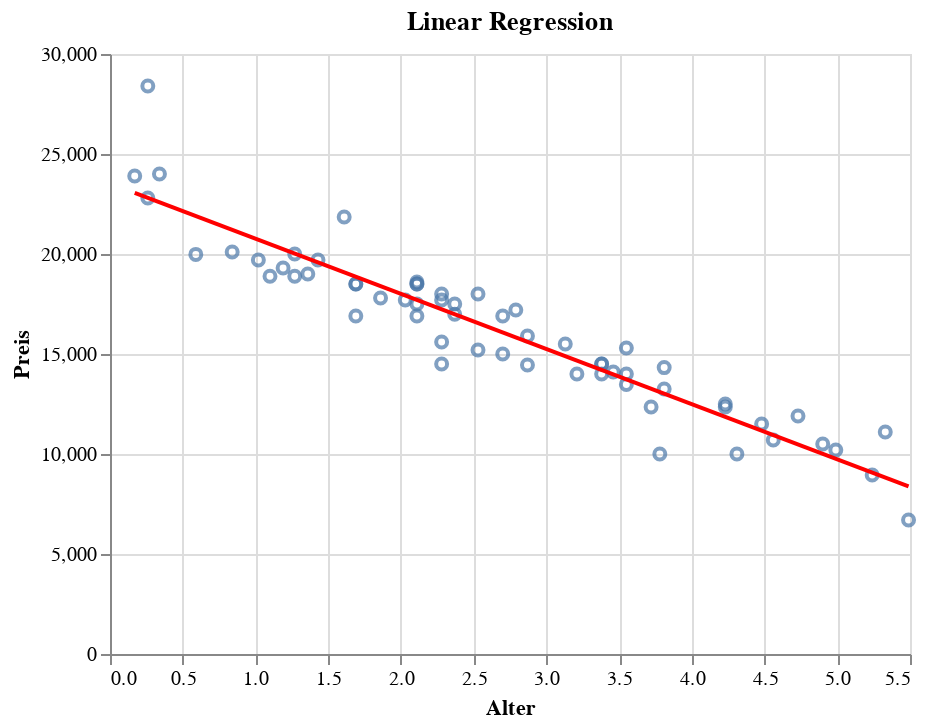

Notebook cell for this chart:
### Code cell
chart + chart.transform_regression('Alter', 'Preis',method="linear").mark_line(color="red")

### Figure 1 — Vega-Lite specification as saved in the notebook (floating-point values rounded to 4 significant figures)
{"config": {"view": {"continuousWidth": 400, "continuousHeight": 300}}, "layer": [{"mark": "point", "encoding": {"x": {"type": "quantitative", "field": "Alter"}, "y": {"type": "quantitative", "field": "Preis"}}, "title": "Linear Regression"}, {"mark": {"type": "line", "color": "red"}, "encoding": {"x": {"type": "quantitative", "field": "Alter"}, "y": {"type": "quantitative", "field": "Preis"}}, "title": "Linear Regression", "transform": [{"on": "Alter", "regression": "Preis", "method": "linear"}]}], "data": {"name": "data-39f9811772bb6e80e6bed2a18e547576"}, "$schema": "https://vega.github.io/schema/vega-lite/v4.0.2.json", "datasets": {"data-39f9811772bb6e80e6bed2a18e547576": [{"obs": 1, "Preis": 16990, "Alter": 2.37, "KM": 46200}, {"obs": 2, "Preis": 14000, "Alter": 3.38, "KM": 92600}, {"obs": 3, "Preis": 18000, "Alter": 2.28, "KM": 35000}, {"obs": 4, "Preis": 14500, "Alter": 3.38, "KM": 73000}, {"obs": 5, "Preis": 14100, "Alter": 3.46, "KM": 84400}, {"obs": 6, "Preis": 13480, "Alter": 3.55, "KM": 137500}, {"obs": 7, "Preis": 18000, "Alter": 2.53, "KM": 23000}, {"obs": 8, "Preis": 12350, "Alter": 4.23, "KM": 73000}, {"obs": 9, "Preis": 23900, "Alter": 0.17, "KM": 1800}, {"obs": 10, "Preis": 15900, "Alter": 2.87, "KM": 40500}, {"obs": 11, "Preis": 11100, "Alter": 5.33, "KM": 120300}, {"obs": 12, "Preis": 17800, "Alter": 1.86, "KM": 35000}, {"obs": 13, "Preis": 11900, "Alter": 4.73, "KM": 73900}, {"obs": 14, "Preis": 17700, "Alter": 2.28, "KM": 25100}, {"obs": 15, "Preis": 14320, "Alter": 3.81, "KM": 67210}, {"obs": 16, "Preis": 15000, "Alter": 2.7, "KM": 51500}, {"obs": 17, "Preis": 17500, "Alter": 2.37, "KM": 35900}, {"obs": 18, "Preis": 10700, "Alter": 4.56, "KM": 144000}, {"obs": 19, "Preis": 16900, "Alter": 2.7, "KM": 22000}, {"obs": 20, "Preis": 24000, "Alter": 0.34, "KM": 5500}, {"obs": 21, "Preis": 16900, "Alter": 1.69, "KM": 31000}, {"obs": 22, "Preis": 17200, "Alter": 2.79, "KM": 27570}, {"obs": 23, "Preis": 28400, "Alter": 0.26, "KM": 1500}, {"obs": 24, "Preis": 15600, "Alter": 2.28, "KM": 21700}, {"obs": 25, "Preis": 15200, "Alter": 2.53, "KM": 27000}, {"obs": 26, "Preis": 10000, "Alter": 4.31, "KM": 100500}, {"obs": 27, "Preis": 8950, "Alter": 5.24, "KM": 132000}, {"obs": 28, "Preis": 14000, "Alter": 3.55, "KM": 97700}, {"obs": 29, "Preis": 18500, "Alter": 1.69, "KM": 28660}, {"obs": 30, "Preis": 21850, "Alter": 1.61, "KM": 25900}, {"obs": 31, "Preis": 13250, "Alter": 3.81, "KM": 58000}, {"obs": 32, "Preis": 15300, "Alter": 3.55, "KM": 73000}, {"obs": 33, "Preis": 20100, "Alter": 0.84, "KM": 18000}, {"obs": 34, "Preis": 18890, "Alter": 1.1, "KM": 13181}, {"obs": 35, "Preis": 19000, "Alter": 1.36, "KM": 19000}, {"obs": 36, "Preis": 18600, "Alter": 2.11, "KM": 27000}, {"obs": 37, "Preis": 10200, "Alter": 4.99, "KM": 90000}, {"obs": 38, "Preis": 17700, "Alter": 2.03, "KM": 33000}, {"obs": 39, "Preis": 18890, "Alter": 1.27, "KM": 22500}, {"obs": 40, "Preis": 14500, "Alter": 3.38, "KM": 49000}, {"obs": 41, "Preis": 18500, "Alter": 2.11, "KM": 25880}, {"obs": 42, "Preis": 19700, "Alter": 1.43, "KM": 14100}, {"obs": 43, "Preis": 6700, "Alter": 5.49, "KM": 142000}, {"obs": 44, "Preis": 19700, "Alter": 1.02, "KM": 12600}, {"obs": 45, "Preis": 15500, "Alter": 3.13, "KM": 39000}, {"obs": 46, "Preis": 14500, "Alter": 2.28, "KM": 83300}, {"obs": 47, "Preis": 12500, "Alter": 4.23, "KM": 59200}, {"obs": 48, "Preis": 11500, "Alter": 4.48, "KM": 118000}, {"obs": 49, "Preis": 17500, "Alter": 2.11, "KM": 29800}, {"obs": 50, "Preis": 18500, "Alter": 2.11, "KM": 19230}, {"obs": 51, "Preis": 10500, "Alter": 4.9, "KM": 107000}, {"obs": 52, "Preis": 19300, "Alter": 1.19, "KM": 5000}, {"obs": 53, "Preis": 22800, "Alter": 0.26, "KM": 5000}, {"obs": 54, "Preis": 10000, "Alter": 3.78, "KM": 188000}, {"obs": 55, "Preis": 12350, "Alter": 3.72, "KM": 75000}, {"obs": 56, "Preis": 14450, "Alter": 2.87, "KM": 90000}, {"obs": 57, "Preis": 16900, "Alter": 2.11, "KM": 55000}, {"obs": 58, "Preis": 19980, "Alter": 0.59, "KM": 1500}, {"obs": 59, "Preis": 20000, "Alter": 1.27, "KM": 16500}, {"obs": 60, "Preis": 18500, "Alter": 1.69, "KM": 29300}, {"obs": 61, "Preis": 14000, "Alter": 3.21, "KM": 56400}]}}
